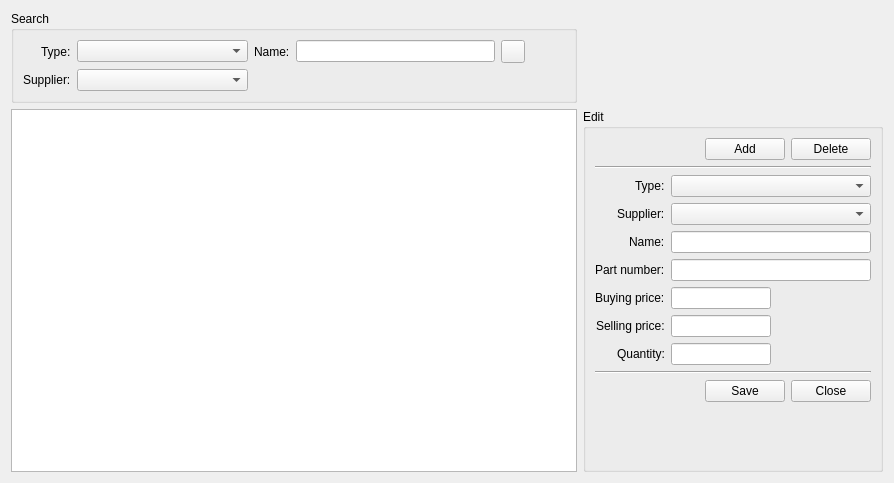
<?xml version="1.0" encoding="UTF-8"?>
<ui version="4.0">
 <class>CatSpares</class>
 <widget class="QDialog" name="CatSpares">
  <property name="geometry">
   <rect>
    <x>0</x>
    <y>0</y>
    <width>894</width>
    <height>483</height>
   </rect>
  </property>
  <property name="windowTitle">
   <string>Spare parts</string>
  </property>
  <property name="windowIcon">
   <iconset resource="Icons.qrc">
    <normaloff>:/icons/icons/brick.png</normaloff>:/icons/icons/brick.png</iconset>
  </property>
  <layout class="QGridLayout" name="gridLayout">
   <item row="2" column="1">
    <widget class="QGroupBox" name="groupBox_2">
     <property name="sizePolicy">
      <sizepolicy hsizetype="Maximum" vsizetype="Preferred">
       <horstretch>0</horstretch>
       <verstretch>0</verstretch>
      </sizepolicy>
     </property>
     <property name="title">
      <string>Edit</string>
     </property>
     <layout class="QFormLayout" name="formLayout">
      <property name="labelAlignment">
       <set>Qt::AlignRight|Qt::AlignTrailing|Qt::AlignVCenter</set>
      </property>
      <item row="0" column="0" colspan="2">
       <layout class="QHBoxLayout" name="horizontalLayout_2">
        <item>
         <spacer name="horizontalSpacer">
          <property name="orientation">
           <enum>Qt::Horizontal</enum>
          </property>
          <property name="sizeHint" stdset="0">
           <size>
            <width>40</width>
            <height>20</height>
           </size>
          </property>
         </spacer>
        </item>
        <item>
         <widget class="QPushButton" name="bAdd">
          <property name="text">
           <string>Add</string>
          </property>
          <property name="icon">
           <iconset>
            <normalon>:/icons/icons/table_row_insert.png</normalon>
           </iconset>
          </property>
          <property name="autoDefault">
           <bool>false</bool>
          </property>
         </widget>
        </item>
        <item>
         <widget class="QPushButton" name="bDelete">
          <property name="text">
           <string>Delete</string>
          </property>
          <property name="icon">
           <iconset>
            <normalon>:/icons/icons/table_row_delete.png</normalon>
           </iconset>
          </property>
          <property name="autoDefault">
           <bool>false</bool>
          </property>
         </widget>
        </item>
       </layout>
      </item>
      <item row="1" column="0" colspan="2">
       <widget class="Line" name="line">
        <property name="orientation">
         <enum>Qt::Horizontal</enum>
        </property>
       </widget>
      </item>
      <item row="2" column="0">
       <widget class="QLabel" name="label_3">
        <property name="minimumSize">
         <size>
          <width>0</width>
          <height>0</height>
         </size>
        </property>
        <property name="text">
         <string>Type:</string>
        </property>
       </widget>
      </item>
      <item row="2" column="1">
       <layout class="QHBoxLayout" name="horizontalLayout_3">
        <item>
         <widget class="QComboBox" name="eType">
          <property name="minimumSize">
           <size>
            <width>150</width>
            <height>0</height>
           </size>
          </property>
          <property name="maximumSize">
           <size>
            <width>300</width>
            <height>16777215</height>
           </size>
          </property>
          <property name="editable">
           <bool>false</bool>
          </property>
         </widget>
        </item>
       </layout>
      </item>
      <item row="3" column="0">
       <widget class="QLabel" name="label_7">
        <property name="text">
         <string>Supplier:</string>
        </property>
       </widget>
      </item>
      <item row="3" column="1">
       <widget class="QComboBox" name="cSupplier">
        <property name="maximumSize">
         <size>
          <width>300</width>
          <height>16777215</height>
         </size>
        </property>
       </widget>
      </item>
      <item row="7" column="0">
       <widget class="QLabel" name="label_6">
        <property name="text">
         <string>Buying price:</string>
        </property>
       </widget>
      </item>
      <item row="7" column="1">
       <widget class="QLineEdit" name="eBuyPrice">
        <property name="maximumSize">
         <size>
          <width>100</width>
          <height>16777215</height>
         </size>
        </property>
       </widget>
      </item>
      <item row="8" column="0">
       <widget class="QLabel" name="label_5">
        <property name="minimumSize">
         <size>
          <width>0</width>
          <height>0</height>
         </size>
        </property>
        <property name="text">
         <string>Selling price:</string>
        </property>
       </widget>
      </item>
      <item row="8" column="1">
       <widget class="QLineEdit" name="ePrice">
        <property name="maximumSize">
         <size>
          <width>100</width>
          <height>16777215</height>
         </size>
        </property>
       </widget>
      </item>
      <item row="9" column="0">
       <widget class="QLabel" name="label_8">
        <property name="text">
         <string>Quantity:</string>
        </property>
       </widget>
      </item>
      <item row="9" column="1">
       <widget class="QLineEdit" name="eQty">
        <property name="maximumSize">
         <size>
          <width>100</width>
          <height>16777215</height>
         </size>
        </property>
       </widget>
      </item>
      <item row="10" column="0" colspan="2">
       <widget class="Line" name="line_2">
        <property name="orientation">
         <enum>Qt::Horizontal</enum>
        </property>
       </widget>
      </item>
      <item row="11" column="0" colspan="2">
       <layout class="QHBoxLayout" name="horizontalLayout_4">
        <item>
         <spacer name="horizontalSpacer_2">
          <property name="orientation">
           <enum>Qt::Horizontal</enum>
          </property>
          <property name="sizeHint" stdset="0">
           <size>
            <width>40</width>
            <height>20</height>
           </size>
          </property>
         </spacer>
        </item>
        <item>
         <widget class="QPushButton" name="bSave">
          <property name="text">
           <string>Save</string>
          </property>
          <property name="icon">
           <iconset>
            <normalon>:/icons/icons/table_save.png</normalon>
           </iconset>
          </property>
          <property name="autoDefault">
           <bool>false</bool>
          </property>
         </widget>
        </item>
        <item>
         <widget class="QPushButton" name="bClose">
          <property name="text">
           <string>Close</string>
          </property>
          <property name="icon">
           <iconset>
            <normalon>:/icons/icons/door_out.png</normalon>
           </iconset>
          </property>
          <property name="autoDefault">
           <bool>false</bool>
          </property>
         </widget>
        </item>
       </layout>
      </item>
      <item row="12" column="0" colspan="2">
       <spacer name="verticalSpacer">
        <property name="orientation">
         <enum>Qt::Vertical</enum>
        </property>
        <property name="sizeHint" stdset="0">
         <size>
          <width>20</width>
          <height>40</height>
         </size>
        </property>
       </spacer>
      </item>
      <item row="4" column="0">
       <widget class="QLabel" name="label_4">
        <property name="minimumSize">
         <size>
          <width>0</width>
          <height>0</height>
         </size>
        </property>
        <property name="text">
         <string>Name:</string>
        </property>
       </widget>
      </item>
      <item row="4" column="1">
       <widget class="QLineEdit" name="eName">
        <property name="minimumSize">
         <size>
          <width>200</width>
          <height>0</height>
         </size>
        </property>
        <property name="maximumSize">
         <size>
          <width>300</width>
          <height>16777215</height>
         </size>
        </property>
       </widget>
      </item>
      <item row="5" column="0">
       <widget class="QLabel" name="label_10">
        <property name="text">
         <string>Part number:</string>
        </property>
       </widget>
      </item>
      <item row="5" column="1">
       <widget class="QLineEdit" name="eArticle">
        <property name="minimumSize">
         <size>
          <width>200</width>
          <height>0</height>
         </size>
        </property>
        <property name="maximumSize">
         <size>
          <width>300</width>
          <height>16777215</height>
         </size>
        </property>
       </widget>
      </item>
     </layout>
    </widget>
   </item>
   <item row="2" column="0">
    <widget class="QTableView" name="tview">
     <property name="sizePolicy">
      <sizepolicy hsizetype="MinimumExpanding" vsizetype="MinimumExpanding">
       <horstretch>0</horstretch>
       <verstretch>0</verstretch>
      </sizepolicy>
     </property>
     <property name="selectionBehavior">
      <enum>QAbstractItemView::SelectRows</enum>
     </property>
     <property name="horizontalScrollMode">
      <enum>QAbstractItemView::ScrollPerPixel</enum>
     </property>
     <property name="sortingEnabled">
      <bool>true</bool>
     </property>
    </widget>
   </item>
   <item row="1" column="0">
    <widget class="QGroupBox" name="groupBox">
     <property name="title">
      <string>Search</string>
     </property>
     <layout class="QGridLayout" name="gridLayout_2">
      <item row="0" column="0" alignment="Qt::AlignRight">
       <widget class="QLabel" name="label">
        <property name="text">
         <string>Type:</string>
        </property>
       </widget>
      </item>
      <item row="0" column="5">
       <spacer name="horizontalSpacer_3">
        <property name="orientation">
         <enum>Qt::Horizontal</enum>
        </property>
        <property name="sizeType">
         <enum>QSizePolicy::Maximum</enum>
        </property>
        <property name="sizeHint" stdset="0">
         <size>
          <width>40</width>
          <height>20</height>
         </size>
        </property>
       </spacer>
      </item>
      <item row="0" column="2" alignment="Qt::AlignRight">
       <widget class="QLabel" name="label_2">
        <property name="text">
         <string>Name:</string>
        </property>
       </widget>
      </item>
      <item row="0" column="1">
       <widget class="QComboBox" name="cSearchType">
        <property name="minimumSize">
         <size>
          <width>171</width>
          <height>0</height>
         </size>
        </property>
       </widget>
      </item>
      <item row="1" column="1">
       <widget class="QComboBox" name="cSearchSupplier">
        <property name="maximumSize">
         <size>
          <width>300</width>
          <height>16777215</height>
         </size>
        </property>
       </widget>
      </item>
      <item row="0" column="4">
       <widget class="QToolButton" name="bClear">
        <property name="font">
         <font>
          <family>Arial</family>
          <pointsize>11</pointsize>
          <weight>75</weight>
          <bold>true</bold>
         </font>
        </property>
        <property name="toolTip">
         <string>Reset filter</string>
        </property>
        <property name="text">
         <string/>
        </property>
        <property name="icon">
         <iconset resource="Icons.qrc">
          <normaloff>:/icons/icons/filter_clear.png</normaloff>:/icons/icons/filter_clear.png</iconset>
        </property>
       </widget>
      </item>
      <item row="1" column="0" alignment="Qt::AlignRight">
       <widget class="QLabel" name="label_9">
        <property name="text">
         <string>Supplier:</string>
        </property>
       </widget>
      </item>
      <item row="0" column="3">
       <widget class="QLineEdit" name="eSearchName">
        <property name="minimumSize">
         <size>
          <width>150</width>
          <height>0</height>
         </size>
        </property>
        <property name="maximumSize">
         <size>
          <width>400</width>
          <height>16777215</height>
         </size>
        </property>
       </widget>
      </item>
     </layout>
    </widget>
   </item>
  </layout>
 </widget>
 <tabstops>
  <tabstop>cSearchType</tabstop>
  <tabstop>eSearchName</tabstop>
  <tabstop>cSearchSupplier</tabstop>
  <tabstop>bClear</tabstop>
  <tabstop>bAdd</tabstop>
  <tabstop>bDelete</tabstop>
  <tabstop>eType</tabstop>
  <tabstop>cSupplier</tabstop>
  <tabstop>eName</tabstop>
  <tabstop>eArticle</tabstop>
  <tabstop>eBuyPrice</tabstop>
  <tabstop>ePrice</tabstop>
  <tabstop>eQty</tabstop>
  <tabstop>bSave</tabstop>
  <tabstop>bClose</tabstop>
  <tabstop>tview</tabstop>
 </tabstops>
 <resources>
  <include location="Icons.qrc"/>
 </resources>
 <connections/>
</ui>
